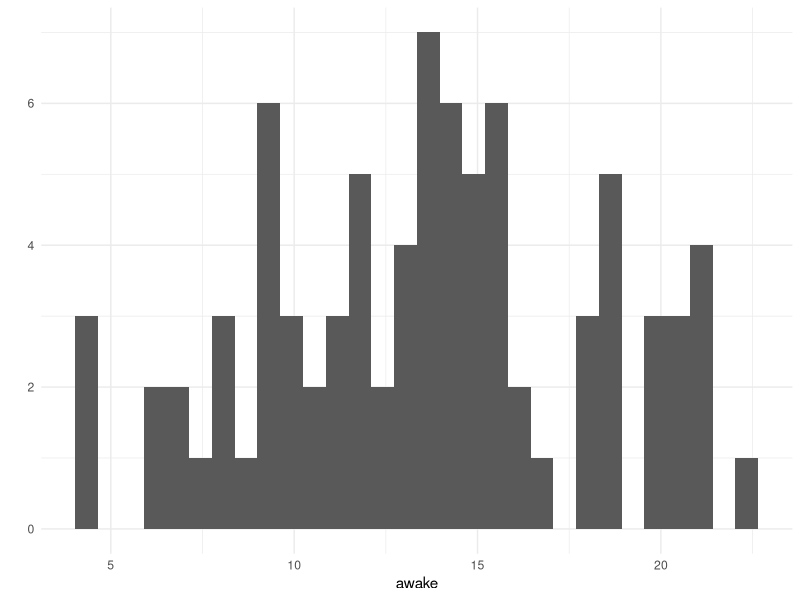
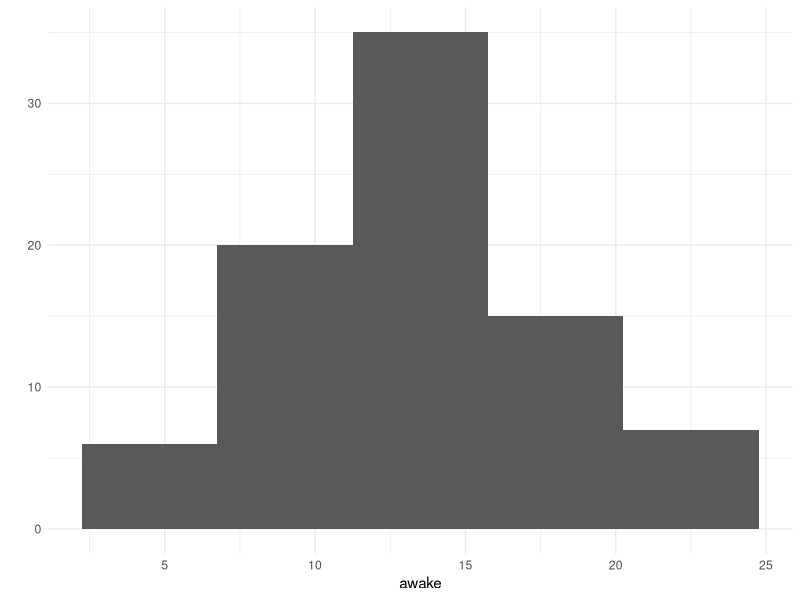
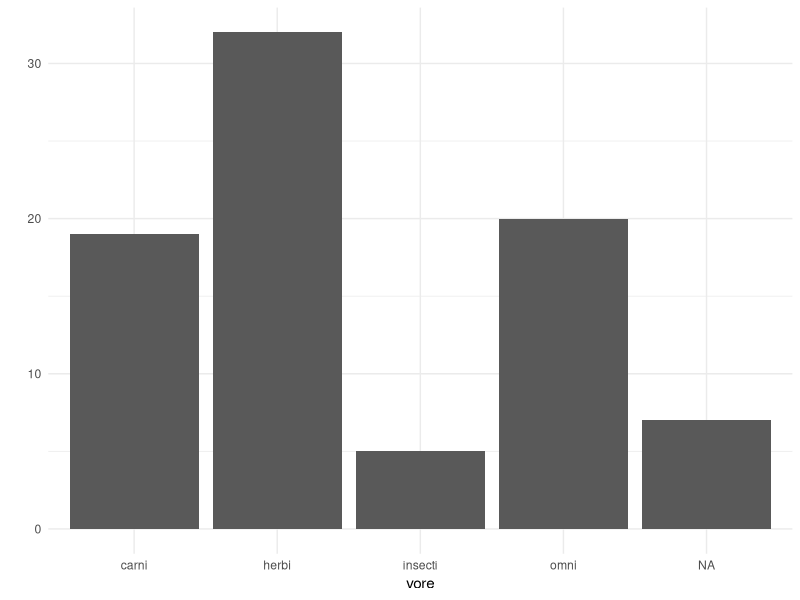
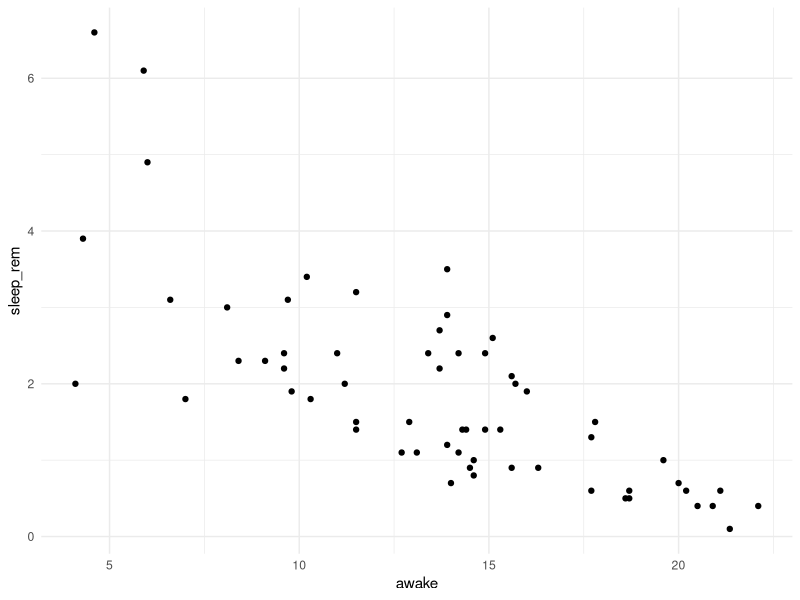
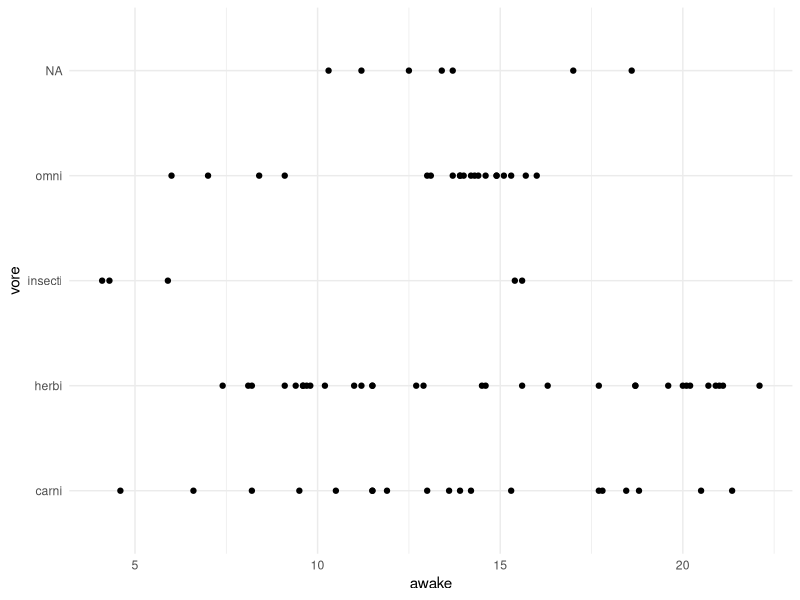
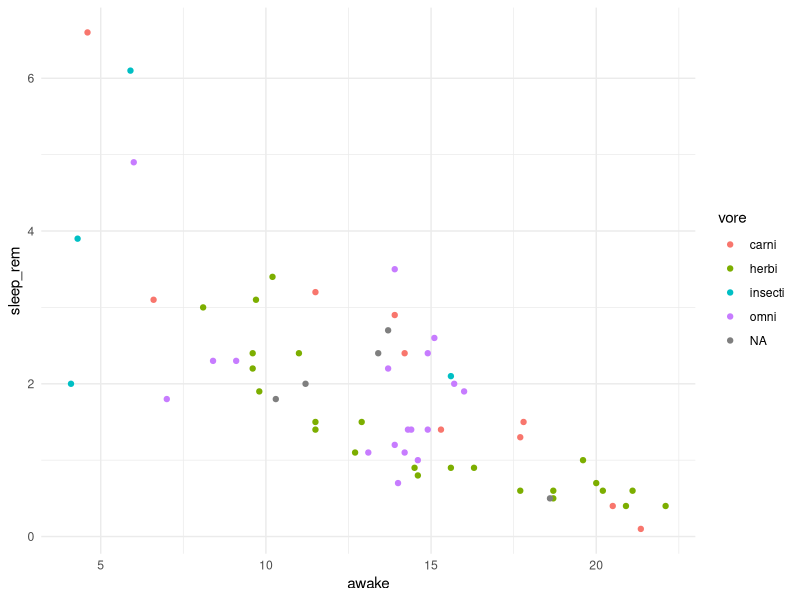
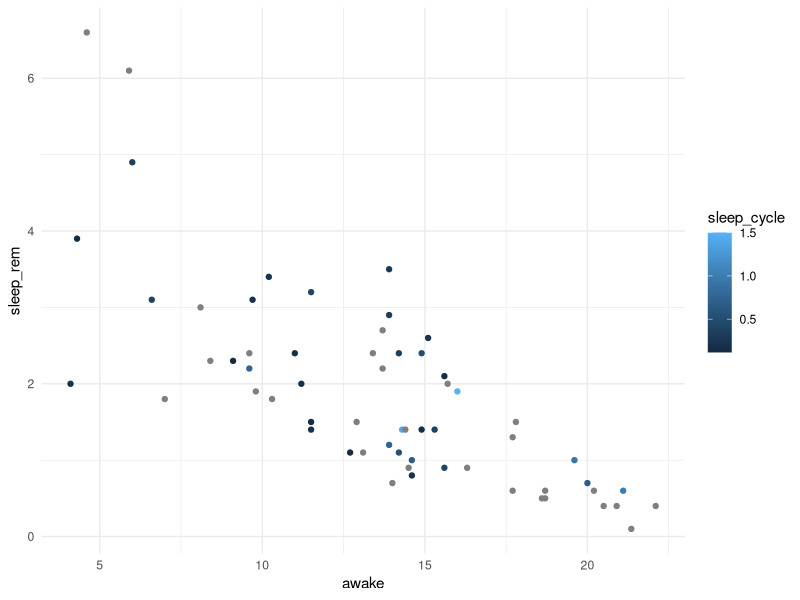
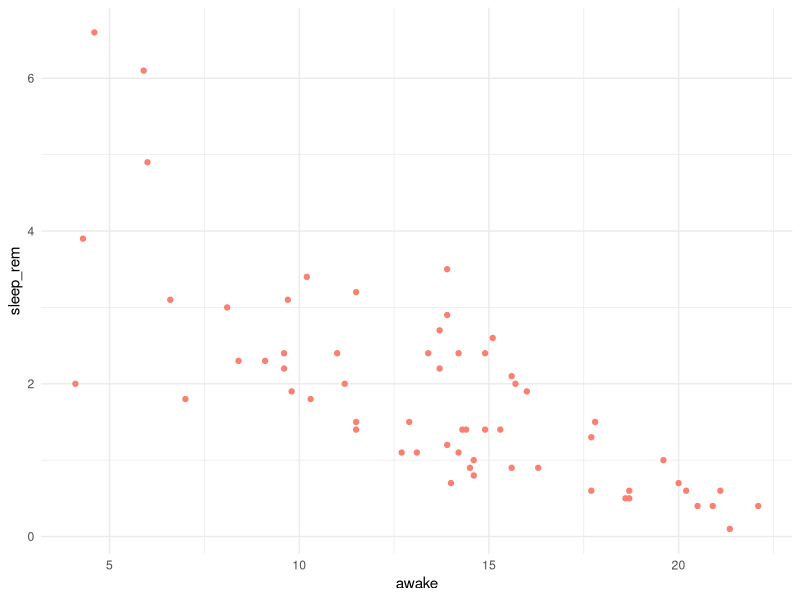

These charts were generated, in order, by the following R code:
## ---- chunk 1
library(dplyr)
library(ggplot2)
library(tufte)
knitr::opts_chunk$set(results = "hide")
knitr::opts_chunk$set(message = FALSE)
knitr::opts_chunk$set(tidy = FALSE)

library(ggplot2)
library(ggrepel)
library(dplyr)
library(readr)
library(MASS)

theme_set(theme_minimal())
## ---- chunk 2
data(msleep)
## ---- chunk 3
qplot(awake, data = msleep)
## ---- chunk 4
qplot(awake, data = msleep, bins = 5)
## ---- chunk 5
qplot(vore, data = msleep)
## ---- chunk 6
qplot(awake, sleep_rem, data = msleep)
## ---- chunk 7
qplot(awake, vore, data = msleep)
## ---- chunk 8
qplot(awake, sleep_rem, data = msleep, color = vore)
## ---- chunk 9
qplot(awake, sleep_rem, data = msleep, color = sleep_cycle)
## ---- chunk 10
qplot(awake, sleep_rem, data = msleep, color = I("salmon"))
## ---- chunk 11
qplot(awake, sleep_rem, data = msleep, size = sleep_cycle)
## ---- chunk 12
qplot(awake, sleep_rem, data = msleep, size = I(0.2))
## ---- chunk 13
qplot(awake, sleep_rem, data = msleep, alpha = I(0.2))
## ---- chunk 14
qplot(awake, sleep_rem, data = msleep) + geom_line()
## ---- chunk 15
qplot(vore, awake, data = msleep) + geom_boxplot()
## ---- chunk 16
qplot(awake, sleep_rem, data = msleep) + geom_smooth()
## ---- chunk 17
qplot(vore, awake, data = msleep) + geom_smooth(method = "lm")
